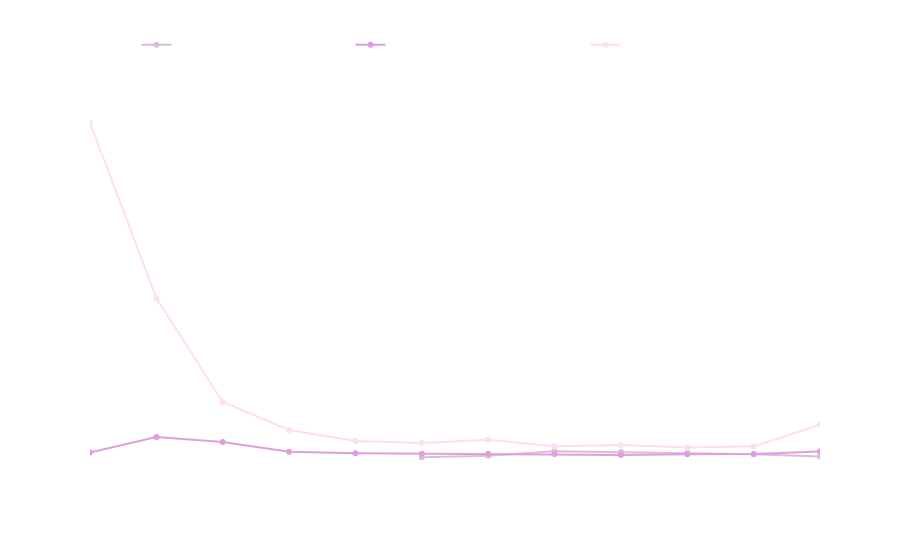

Notebook source saved alongside this figure:
### Code cell
# Group the tweets containing '#queueforthequeen' by publication date
queue_count_df = tweets_df[tweets_df['tweet'].str.contains('#queueforthequeen', case=False)].groupby('publicationdate').size().reset_index(name='queue_count')

# Group the tweets containing '#abolishthemonarchy' by publication date
abolish_count_df = tweets_df[tweets_df['tweet'].str.contains('#abolishthemonarchy', case=False)].groupby('publicationdate').size().reset_index(name='abolish_count')

# Group the tweets containing '#queenelizabeth' by publication date
queen_count_df = tweets_df[tweets_df['tweet'].str.contains('#queenelizabeth', case=False)].groupby('publicationdate').size().reset_index(name='queen_count')

# Create a Plotly figure for hashtag counts
countperhashtag = go.Figure()

# Add line for tweets containing '#queueforthequeen'
countperhashtag.add_trace(
    go.Scatter(
        x=queue_count_df['publicationdate'],
        y=queue_count_df['queue_count'],
        mode='lines+markers',
        line=dict(color=linecolor1, width=2),
        name='#queueforthequeen'
    )
)

# Add line for tweets containing '#abolishthemonarchy'
countperhashtag.add_trace(
    go.Scatter(
        x=abolish_count_df['publicationdate'],
        y=abolish_count_df['abolish_count'],
        mode='lines+markers',
        line=dict(color=linecolor2, width=2),
        name='#abolishthemonarchy'
    )
)

# Add line for tweets containing '#queenelizabeth'
countperhashtag.add_trace(
    go.Scatter(
        x=queen_count_df['publicationdate'],
        y=queen_count_df['queen_count'],
        mode='lines+markers',
        line=dict(color=linecolor3, width=2),
        name='#queenelizabeth'
    )
)

# Customize the layout for hashtag counts
countperhashtag.update_layout(
    xaxis_title='date',
    yaxis_title='tweets',
    xaxis_tickformat='%d-%m',
    font=dict(
        family='Helvetica',
        size=22,
        color='white'
    ),
    paper_bgcolor=transparant,
    plot_bgcolor=transparant,
    xaxis=dict(
        range=['2022-09-08', tweets_df['publicationdate'].max()]
    ),
    legend=dict(
        x=0.5,
        y=1.2,
        xanchor='center',
        orientation='h'
    )
)

# Adjust spacing between the subplots
countperhashtag.update_layout(
    margin=dict(t=100)
)

# Show the figure
countperhashtag.show()

### Figure 1 — Plotly figure (JSON) as saved in the notebook; plotly's stock layout.template omitted (floating-point values rounded to 4 significant figures)
{"data": [{"line": {"color": "rgba(216, 191, 216, 1)", "width": 2}, "mode": "lines+markers", "name": "#queueforthequeen", "type": "scatter", "x": ["2022-09-13", "2022-09-14", "2022-09-15", "2022-09-16", "2022-09-17", "2022-09-18", "2022-09-19"], "y": [3, 621, 2326, 2007, 1622, 1143, 295]}, {"line": {"color": "rgba(221, 160, 221, 1)", "width": 2}, "mode": "lines+markers", "name": "#abolishthemonarchy", "type": "scatter", "x": ["2022-09-01", "2022-09-02", "2022-09-03", "2022-09-04", "2022-09-05", "2022-09-06", "2022-09-07", "2022-09-08", "2022-09-09", "2022-09-10", "2022-09-11", "2022-09-12", "2022-09-13", "2022-09-14", "2022-09-15", "2022-09-16", "2022-09-17", "2022-09-18", "2022-09-19"], "y": [268, 81, 93, 194, 158, 328, 125, 1820, 7718, 5875, 2147, 1490, 1318, 1366, 1246, 891, 1111, 1219, 2181]}, {"line": {"color": "rgba(255, 221, 244, 1)", "width": 2}, "mode": "lines+markers", "name": "#queenelizabeth", "type": "scatter", "x": ["2022-09-01", "2022-09-02", "2022-09-03", "2022-09-04", "2022-09-05", "2022-09-06", "2022-09-07", "2022-09-08", "2022-09-09", "2022-09-10", "2022-09-11", "2022-09-12", "2022-09-13", "2022-09-14", "2022-09-15", "2022-09-16", "2022-09-17", "2022-09-18", "2022-09-19"], "y": [57, 45, 50, 42, 51, 164, 109, 128190, 61032, 21177, 10449, 6237, 5485, 6744, 4209, 4701, 3753, 4182, 12524]}], "layout": {"font": {"color": "white", "family": "Helvetica", "size": 22}, "legend": {"orientation": "h", "x": 0.5, "xanchor": "center", "y": 1.2}, "margin": {"t": 100}, "paper_bgcolor": "rgba(0,0,0,0)", "plot_bgcolor": "rgba(0,0,0,0)", "xaxis": {"range": ["2022-09-08", "2022-09-19"], "tickformat": "%d-%m", "title": {"text": "date"}}, "yaxis": {"title": {"text": "tweets"}}}}
